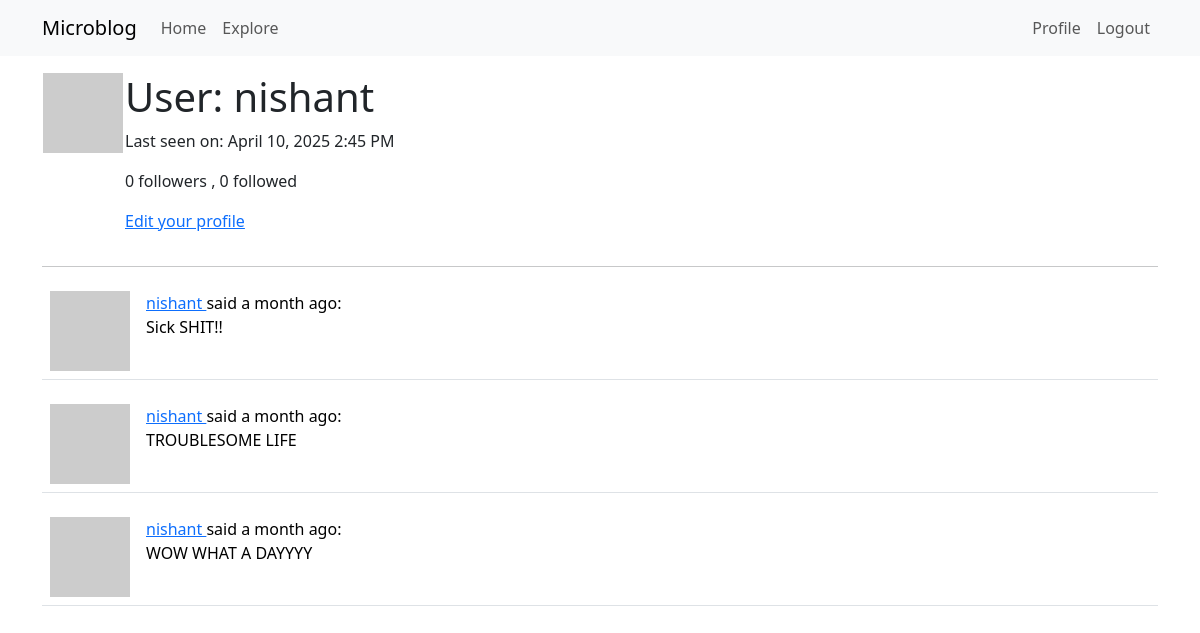
The page /user/nishant (signed in) on the database as committed earlier.
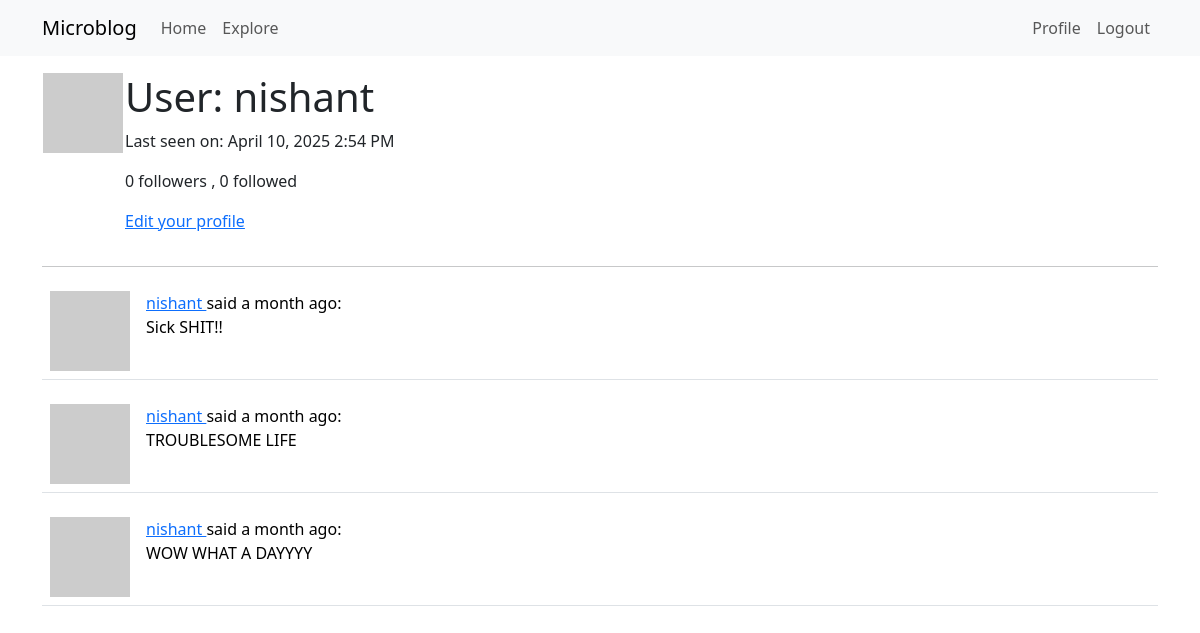
The same page on the database as committed later.
### Projectdir/models.py (models this page shows, shortened)
class User(UserMixin,db.Model):
    __tablename__ = 'user'
    id = db.Column(db.Integer,primary_key = True)
    username = db.Column(db.String(64),index=True,unique = True)
    email = db.Column(db.String(120),index=True,unique=True)
    password_hash = db.Column(db.String(120))
    posts = db.relationship('Post',backref = 'author' ,lazy = 'dynamic')
    about_me = db.Column(db.String(140))
    last_seen = db.Column(db.DateTime,default =datetime.utcnow)
    followed=db.relationship('User',secondary=followers,
        primaryjoin=(followers.c.follower_id==id),
        secondaryjoin=(followers.c.followed_id==id),
        backref=db.backref('followers',lazy='dynamic'),lazy='dynamic')
    def avatar(self,size):
        digest = md5(self.email.lower().encode('utf-8')).hexdigest()
        return 'https://www.gravatar.com/avatar/{}?d=identicon&s={}'.format(digest,size)
    @login.user_loader
    def load_user(id):
        return User.query.get(int(id))

class Post(db.Model):
    id = db.Column(db.Integer , primary_key = True)
    body = db.Column(db.String(140))
    timestamp = db.Column(db.DateTime,index = True,default = datetime.utcnow)
    user_id = db.Column(db.Integer , db.ForeignKey('user.id'))

### Projectdir/routes.py (the view)
@app.route('/user/<username>')
@login_required
def user(username):
    user = User.query.filter_by(username=username).first_or_404()
    page=request.args.get('page',1,type=int)
    posts=user.posts.order_by(Post.timestamp.desc()).paginate(page=page,per_page=app.config["POSTS_PER_PAGE"],error_out=False)
    next_url=url_for('user',username=user.username,page=posts.next_num)\
        if posts.has_next else None
    prev_url=url_for('user',username=user.username,page=posts.prev_num)\
        if posts.has_prev else None
    form=EmptyForm()
    return render_template('user.html',user=user,form=form,next_url=next_url,prev_url=prev_url,posts=posts.items)

### Projectdir/routes.py (called while the page is built)
@app.before_request
def before_request():
    if current_user.is_authenticated:
        current_user.last_seen=datetime.utcnow()
        db.session.commit()

### Projectdir/templates/user.html (shortened to what this page needs)
{% extends "base.html" %}
{% block content %}
    <table>
        <tr valign="top">
        <td><img src="{{ user.avatar(128) }}"></td>
        <td>
            <h1>User: {{ user.username }}</h1>
            {% if user.last_seen %}
<p>Last seen on: {{ moment(user.last_seen).format('LLL') }}</p>
{% endif %}
            <p>{{user.followers.count()}} followers , {{user.followed.count()}} followed</p>
            {% if user == current_user %}
<p><a href="{{ url_for('edit_profile') }}">Edit your profile</a></p>
{% endif %}
        </td>
        </tr>
    </table>
<hr>
{% for post in posts %}
{% include '_post.html' %}
{% endfor %}
{% endblock %}

### Projectdir/templates/base.html (shortened to what this page needs)
<!doctype html>
<html lang="en">
  <head>
    <link href="https://cdn.jsdelivr.net/npm/bootstrap@5.3.2/dist/css/bootstrap.min.css" rel="stylesheet">
  </head>
  <body>
    <nav class="navbar navbar-expand-lg navbar-light bg-light">
      <div class="container">
        <a class="navbar-brand" href="{{ url_for('index') }}">Microblog</a>
        <div class="collapse navbar-collapse" id="navMenu">
          <ul class="navbar-nav me-auto">
            <li class="nav-item">
              <a class="nav-link" href="{{ url_for('index') }}">Home</a>
            </li>
            <li class="nav-item">
              <a class="nav-link" href="{{ url_for('Explore') }}">Explore</a>
            </li>
          </ul>
          <ul class="navbar-nav">
            {% if current_user.is_anonymous %}
            <li class="nav-item">
              <a class="nav-link" href="{{ url_for('login') }}">Login</a>
            </li>
            {% else %}
            <li class="nav-item">
              <a class="nav-link" href="{{ url_for('user', username=current_user.username) }}">Profile</a>
            </li>
            <li class="nav-item">
              <a class="nav-link" href="{{ url_for('logout') }}">Logout</a>
            </li>
            {% endif %}
          </ul>
        </div>
      </div>
    </nav>
    <div class="container mt-3">
      {% block content %}{% endblock %}
    </div>
  </body>
</html>

### Projectdir/templates/_post.html
<table class="table table-hover">
    <tr>
    <td width="70px">
    <a href="{{ url_for('user', username=post.author.username) }}">
    <img src="{{ post.author.avatar(70) }}" />
    </a>
    </td>
    <td>
    <a href="{{ url_for('user', username=post.author.username) }}">
    {{ post.author.username }}
    </a>
    said {{ moment(post.timestamp).fromNow() }}:
    <br>
    {{ post.body }}
    </td>
    </tr>
    </table>

Rows that differ between the two databases and show on the page:
changed User "nishant": last_seen "April 10, 2025 2:45 PM" → "April 10, 2025 2:54 PM"
